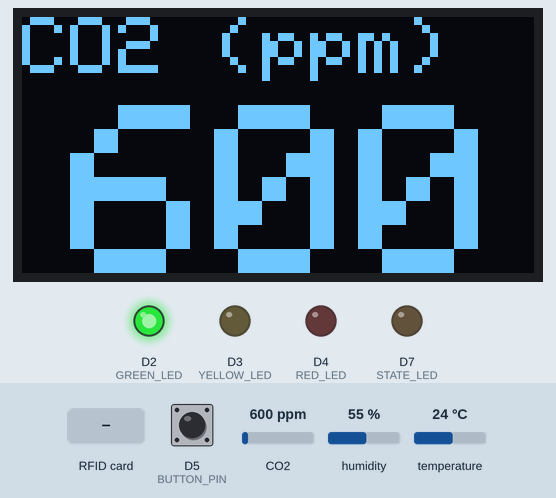
Recording of a program running on a simulated Arduino Nano 33 BLE. Shown: 128×64 one-colour display, output pins drawn as LEDs (lit = HIGH). The inputs (shaded band) are chosen by the test bench; at power-on: CO2 600 ppm, D5 (BUTTON_PIN) LOW, humidity 55 %, temperature 24 °C. What the program prints to the serial monitor is not drawn.

Above: at 2.6 s.
2.7 s: CO2 set to 759 ppm
At 4.9 s:
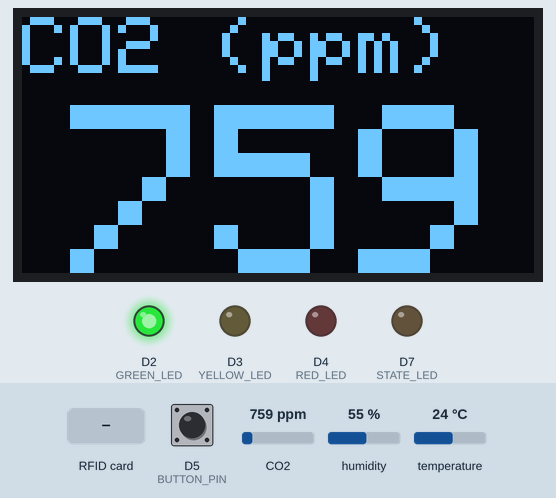
5.6 s: CO2 set to 843 ppm
At 6.7 s:
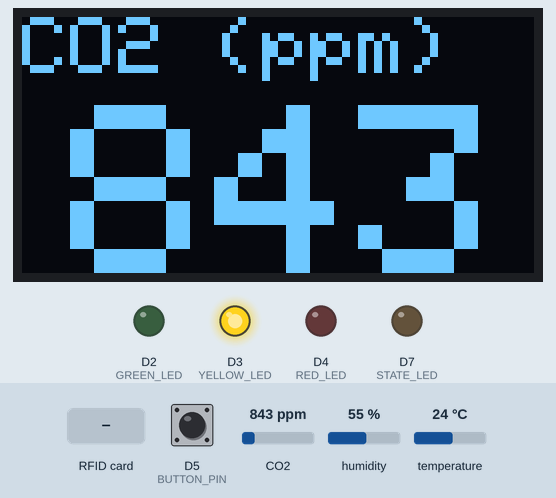
7.8 s: RFID card 00 00 00 00 held to the reader
At 8.3 s:
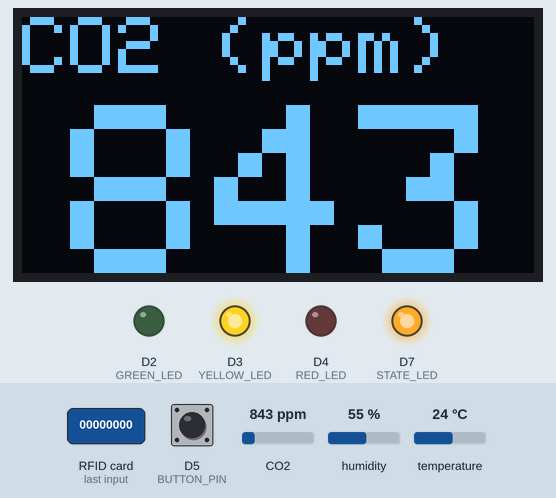
14.3 s: CO2 set to 1178 ppm
At 15.7 s:
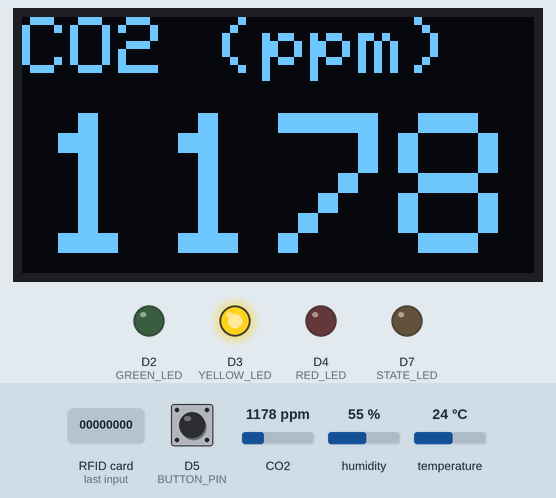
16.0 s: CO2 set to 1223 ppm
At 17.6 s:
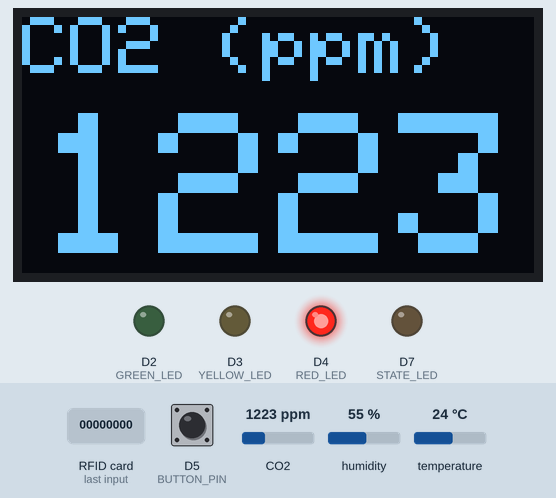
18.2 s: RFID card 00 00 00 00 held to the reader
At 19.5 s:
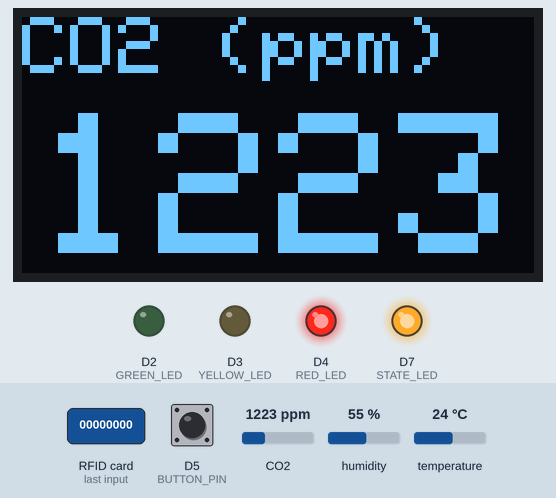
Timing chart, 0 to 24.8 s (numbered marks = the images above; inputs shaded):
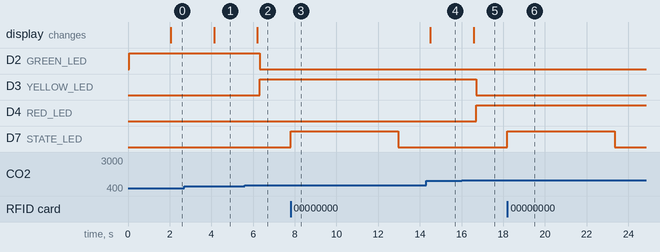

Measured:
- the behaviour switches between 799 and 800 ppm on CO2 (found by bisection; images 1 and 2)
- the behaviour switches between 1199 and 1200 ppm on CO2 (found by bisection; images 4 and 5)
- after the input at 2.7 s, the display: changes after 1.4 s (image 1)
- after the input at 5.6 s, D2 (GREEN_LED): HIGH → LOW after 0.73 s; D3 (YELLOW_LED): LOW → HIGH after 0.73 s; the display: changes after 0.60 s (image 2)
- after the input at 7.8 s, D7 (STATE_LED): LOW → HIGH at once, → LOW 5.2 s later
- after the input at 14.3 s, the display: changes after 0.21 s (image 4)
- after the input at 16.0 s, D3 (YELLOW_LED): HIGH → LOW after 0.71 s; D4 (RED_LED): LOW → HIGH after 0.71 s; the display: changes after 0.59 s (image 5)
- after the input at 18.2 s, D7 (STATE_LED): LOW → HIGH at once, → LOW 5.1 s later

The program:

main.cpp
```cpp
#include <Wire.h>
#include <SPI.h>
#include <Adafruit_GFX.h>
#include <Adafruit_SSD1306.h>
#include <Adafruit_PN532.h>
#include "SparkFun_SCD30_Arduino_Library.h"

// SSD1360
#define SCREEN_WIDTH 128
#define SCREEN_HEIGHT 64
Adafruit_SSD1306 display(SCREEN_WIDTH, SCREEN_HEIGHT, &Wire);

// PN532
Adafruit_PN532 nfc(13, 12, 11, 10);

// SCD30
SCD30 scd30;

// LEDs
#define GREEN_LED 2
#define YELLOW_LED 3
#define RED_LED 4
#define STATE_LED 7

// Bouton
#define BUTTON_PIN 5
bool buttonState;
bool lastButtonState = LOW;
unsigned long lastDebounceTime = 0;
#define DEBOUNCE_DELAY 50

// Modes d'affichage
enum DisplayMode
{
  CO2,
  TEMP,
  HUMIDITY
};

DisplayMode currentMode = CO2;

unsigned long lastUpdate = 0;
int co2;
float temp;
float hum;
bool isButtonAvailable = false;
unsigned long lastCardReadSuccess = 0;

unsigned long lastNfcCheck = 0;
#define NFC_CHECK_INTERVAL 100

// Whitelist des UIDs
uint8_t authorizedTags[1][4] = {
    {0x00, 0x00, 0x00, 0x00},
};

void setup()
{
  Serial.begin(115200);

  if (!display.begin(SSD1306_SWITCHCAPVCC, 0x3C))
  {
    Serial.println("Erreur: SSD1306");
    while (1)
      ;
  }
  display.clearDisplay();

  nfc.begin();
  if (!nfc.getFirmwareVersion())
  {
    Serial.println("Erreur: PN532");
    while (1)
      ;
  }
  nfc.SAMConfig();

  if (!scd30.begin())
  {
    Serial.println("Erreur: SCD30");
    while (1)
      ;
  }

  display.setTextSize(1);
  display.setTextColor(SSD1306_WHITE);
  display.setCursor(0, 0);
  display.println("READY !!");
  display.display();

  pinMode(GREEN_LED, OUTPUT);
  pinMode(YELLOW_LED, OUTPUT);
  pinMode(RED_LED, OUTPUT);
  pinMode(BUTTON_PIN, INPUT_PULLDOWN);
  pinMode(STATE_LED, OUTPUT);
}

void displayHeader(const String header)
{
  display.clearDisplay();
  display.setTextSize(2);
  display.setTextColor(SSD1306_WHITE);
  display.setCursor(0, 0);
  display.cp437(false);
  display.setTextWrap(false);
  display.println(header);
}

void displayValue(const String value)
{
  display.setTextColor(SSD1306_WHITE);
  display.cp437(false);
  display.setTextWrap(false);
  if (value.length() <= 3)
  {
    display.setCursor(42 - (value.length() - 1) * 15, 22);
    display.setTextSize(6);
  }
  else if (value.length() == 4)
  {
    display.setCursor(4, 24);
    display.setTextSize(5);
  }
  else
  {
    display.setCursor(4, 26);
    display.setTextSize(4);
  }
  display.println(value);
  display.display();
}

void handleButton()
{
  bool reading = digitalRead(BUTTON_PIN);

  if (reading != lastButtonState)
  {
    lastDebounceTime = millis();
  }

  if ((millis() - lastDebounceTime) > DEBOUNCE_DELAY)
  {
    if (reading != buttonState)
    {
      buttonState = reading;
      if (buttonState == HIGH && isButtonAvailable)
      {
        currentMode = static_cast<DisplayMode>((currentMode + 1) % 3);
        Serial.println("Mode suivant");
      }
    }
  }
  lastButtonState = reading;
}

void updateSensors()
{
  if (scd30.dataAvailable())
  {
    co2 = scd30.getCO2();
    temp = scd30.getTemperature();
    hum = scd30.getHumidity();
  }
}

void updateDisplay()
{
  display.clearDisplay();
  display.setCursor(0, 0);

  switch (currentMode)
  {
  case CO2:
    displayHeader("CO2 (ppm)");
    displayValue(String(co2));
    break;
  case TEMP:
    displayHeader("Temp (C)");
    displayValue(String(temp));
    break;
  case HUMIDITY:
    displayHeader("Humidite(%)");
    displayValue(String(hum));
    break;
  }
  display.display();
}

void handleNfcDetected(uint8_t *uid, uint8_t uidLength)
{
  Serial.println("Tag NFC détecté");
  Serial.print("UID: ");

  for (uint8_t i = 0; i < uidLength; i++)
  {
    Serial.print(uid[i], HEX);
    Serial.print(" ");
  }

  if (uidLength == 4)
  {
    for (uint8_t i = 0; i < sizeof(authorizedTags) / sizeof(authorizedTags[0]); i++)
    {
      if (memcmp(uid, authorizedTags[i], 4) == 0)
      {
        Serial.println("\nAutorisé");
        lastCardReadSuccess = millis();
        isButtonAvailable = true;
        return;
      }
    }
  }
  Serial.println("\nNon autorisé");
}

void checkNfc()
{
  uint8_t uid[] = {0, 0, 0, 0, 0, 0, 0};
  uint8_t uidLength;

  // Lecture NFC passive pendant 100ms
  bool success = nfc.readPassiveTargetID(PN532_MIFARE_ISO14443A, uid, &uidLength, 100);

  if (success)
  {
    handleNfcDetected(uid, uidLength);
  }
}

void updateLEDs()
{
  digitalWrite(GREEN_LED, (co2 < 800));
  digitalWrite(YELLOW_LED, (co2 >= 800 && co2 < 1200));
  digitalWrite(RED_LED, (co2 >= 1200));
  digitalWrite(STATE_LED, isButtonAvailable ? HIGH : LOW);
}

void loop()
{
  unsigned long currentMillis = millis();

  // Temps de désactivation du bouton
  if (currentMillis - lastCardReadSuccess > 5000)
  {
    isButtonAvailable = false;
  }

  handleButton();

  // Mise à jour des capteurs toutes les 2 secondes
  if (currentMillis - lastUpdate > 2000)

  {
    updateSensors();
    updateDisplay();
    lastUpdate = currentMillis;
  }

  // Check NFC toutes les 100ms
  if (currentMillis - lastNfcCheck > NFC_CHECK_INTERVAL)
  {
    checkNfc();
    lastNfcCheck = currentMillis;
  }

  updateLEDs();
}
```
